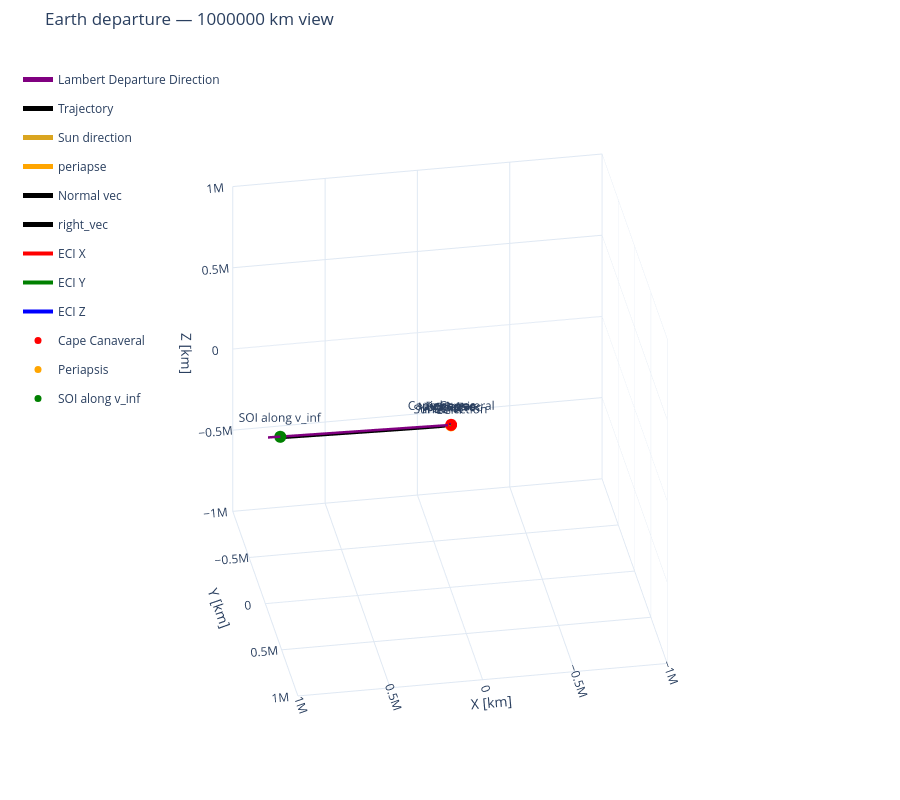

The notebook cell saved with this chart:
### Markdown cell above
## Visualization

### Code cell
# Translate by Earth's rv at each sample, then rotate HCI into ECI.
sun_direction_eci = ECI_from_HCI() @ (-mission["earth_rv_hci_km"][0, :3])


frames = [
    {
        "name": "ECI",
        "location": [0, 0, 0],
        "dcm_body_wrt_hci": np.eye(3),
        "length": 10000,
    },
    # {"name": "ECEF", "location": [0, 0, 0],
    #         "dcm_body_wrt_hci": dcm_ecef_wrt_eci, "length": 10000},  # just for visualization
]

vectors = [
    {
        "direction": sun_direction_eci,
        "length": 20000,
        "name": "Sun direction",
        "color": "goldenrod",
        "label": True,
    },
    {
        "direction": departure.r_p_eci,
        "length": 10000,
        "name": "periapse",
        "color": "orange",
        "label": True,
    },
    {
        "direction": departure.n_vec,
        "length": 10000,
        "name": "Normal vec",
        "color": "black",
        "label": True,
    },  # just for visualization
    {
        "direction": departure.right_vec,
        "length": 10000,
        "name": "right_vec",
        "color": "black",
        "label": True,
    },  # just for visualization
]

points = [
    {
        "name": "Cape Canaveral",
        "location": (departure.dcm_ecef_wrt_eci0.T @ r_cape_ecef_m) * M_TO_KM,
        "color": "red",
    },
    {"name": "Periapsis", "location": departure.r_p_eci * M_TO_KM, "color": "orange"},
    {
        "name": "SOI along v_inf",
        "location": earth_soi_km * unit(v_inf_eci_km),
        "color": "green",
    },
]

view_range = 1000000
fig_earth = plot_3d(
    [rv_sat_eci_km[:, 0:3], departure.rv_traj_eci_m[:, 0:3] * M_TO_KM],
    [mission["time_s"], departure.t_traj_s],
    labels=["Lambert Departure Direction", "Trajectory"],
    trace_colors=["purple", "black"],
    bodies={"name": "Earth", "radius": R_EARTH * M_TO_KM, "color": "royalblue"},
    frames=frames,
    vectors=vectors,
    points=points,
    title=f"Earth departure — {view_range} km view",
    units="km",
    azim=80,
    elev=30,
    show_end=False,
    show=False,
)
fig_earth.update_scenes(
    xaxis_range=[-view_range, view_range],  # km
    yaxis_range=[-view_range, view_range],  # km
    zaxis_range=[-view_range, view_range],  # km
)
fig_earth.show()

### Figure 1 — Plotly figure (JSON) as saved in the notebook; plotly's stock layout.template omitted (floating-point values rounded to 4 significant figures; data arrays with more than 128 entries replaced by an {"elided": "..."} marker saying what was removed)
{"data": [{"colorscale": [[0, "royalblue"], [1, "royalblue"]], "hoverinfo": "skip", "name": "Earth", "opacity": 0.7, "showlegend": false, "showscale": false, "type": "surface", "x": {"elided": "60x30 float values"}, "y": {"elided": "60x30 float values"}, "z": {"elided": "60x30 float values"}}, {"legendgroup": "Lambert Departure Direction", "line": {"color": "purple", "width": 5}, "mode": "lines", "name": "Lambert Departure Direction", "type": "scatter3d", "x": {"elided": "1936 float values"}, "y": {"elided": "1936 float values"}, "z": {"elided": "1936 float values"}}, {"legendgroup": "Trajectory", "line": {"color": "black", "width": 5}, "mode": "lines", "name": "Trajectory", "type": "scatter3d", "x": {"elided": "100000 float values"}, "y": {"elided": "100000 float values"}, "z": {"elided": "100000 float values"}}, {"legendgroup": "vector-3", "line": {"color": "goldenrod", "width": 5}, "mode": "lines+text", "name": "Sun direction", "text": ["", "Sun direction"], "textposition": "top center", "type": "scatter3d", "x": [0, 2506.0], "y": [0, 18210.0], "z": [0, 7891.0]}, {"anchor": "tip", "colorscale": [[0, "goldenrod"], [1, "goldenrod"]], "hoverinfo": "skip", "legendgroup": "vector-3", "name": "Sun direction arrowhead", "showlegend": false, "showscale": false, "sizemode": "absolute", "sizeref": 1200, "type": "cone", "u": [0.1253], "v": [0.9103], "w": [0.3946], "x": [2506.0], "y": [18210.0], "z": [7891.0]}, {"legendgroup": "vector-5", "line": {"color": "orange", "width": 5}, "mode": "lines+text", "name": "periapse", "text": ["", "periapse"], "textposition": "top center", "type": "scatter3d", "x": [0, -7869.0], "y": [0, -4142.0], "z": [0, -4575.0]}, {"anchor": "tip", "colorscale": [[0, "orange"], [1, "orange"]], "hoverinfo": "skip", "legendgroup": "vector-5", "name": "periapse arrowhead", "showlegend": false, "showscale": false, "sizemode": "absolute", "sizeref": 600, "type": "cone", "u": [-0.7869], "v": [-0.4142], "w": [-0.4575], "x": [-7869.0], "y": [-4142.0], "z": [-4575.0]}, {"legendgroup": "vector-7", "line": {"color": "black", "width": 5}, "mode": "lines+text", "name": "Normal vec", "text": ["", "Normal vec"], "textposition": "top center", "type": "scatter3d", "x": [0, 166.3], "y": [0, -7552.0], "z": [0, 6552.0]}, {"anchor": "tip", "colorscale": [[0, "black"], [1, "black"]], "hoverinfo": "skip", "legendgroup": "vector-7", "name": "Normal vec arrowhead", "showlegend": false, "showscale": false, "sizemode": "absolute", "sizeref": 600, "type": "cone", "u": [0.01663], "v": [-0.7552], "w": [0.6552], "x": [166.3], "y": [-7552.0], "z": [6552.0]}, {"legendgroup": "vector-9", "line": {"color": "black", "width": 5}, "mode": "lines+text", "name": "right_vec", "text": ["", "right_vec"], "textposition": "top center", "type": "scatter3d", "x": [0, -1080.0], "y": [0, 6502.0], "z": [0, 7521.0]}, {"anchor": "tip", "colorscale": [[0, "black"], [1, "black"]], "hoverinfo": "skip", "legendgroup": "vector-9", "name": "right_vec arrowhead", "showlegend": false, "showscale": false, "sizemode": "absolute", "sizeref": 600, "type": "cone", "u": [-0.108], "v": [0.6502], "w": [0.7521], "x": [-1080.0], "y": [6502.0], "z": [7521.0]}, {"legendgroup": "vector-11", "line": {"color": "red", "width": 4}, "mode": "lines+text", "name": "ECI X", "text": ["", "ECI X"], "textposition": "top center", "type": "scatter3d", "x": [0, 10000], "y": [0, 0], "z": [0, 0]}, {"anchor": "tip", "colorscale": [[0, "red"], [1, "red"]], "hoverinfo": "skip", "legendgroup": "vector-11", "name": "ECI X arrowhead", "showlegend": false, "showscale": false, "sizemode": "absolute", "sizeref": 600, "type": "cone", "u": [1], "v": [0], "w": [0], "x": [10000], "y": [0], "z": [0]}, {"legendgroup": "vector-13", "line": {"color": "green", "width": 4}, "mode": "lines+text", "name": "ECI Y", "text": ["", "ECI Y"], "textposition": "top center", "type": "scatter3d", "x": [0, 0], "y": [0, 10000], "z": [0, 0]}, {"anchor": "tip", "colorscale": [[0, "green"], [1, "green"]], "hoverinfo": "skip", "legendgroup": "vector-13", "name": "ECI Y arrowhead", "showlegend": false, "showscale": false, "sizemode": "absolute", "sizeref": 600, "type": "cone", "u": [0], "v": [1], "w": [0], "x": [0], "y": [10000], "z": [0]}, {"legendgroup": "vector-15", "line": {"color": "blue", "width": 4}, "mode": "lines+text", "name": "ECI Z", "text": ["", "ECI Z"], "textposition": "top center", "type": "scatter3d", "x": [0, 0], "y": [0, 0], "z": [0, 10000]}, {"anchor": "tip", "colorscale": [[0, "blue"], [1, "blue"]], "hoverinfo": "skip", "legendgroup": "vector-15", "name": "ECI Z arrowhead", "showlegend": false, "showscale": false, "sizemode": "absolute", "sizeref": 600, "type": "cone", "u": [0], "v": [0], "w": [1], "x": [0], "y": [0], "z": [10000]}, {"marker": {"color": "red", "size": 7, "symbol": "circle"}, "mode": "markers+text", "name": "Cape Canaveral", "text": ["Cape Canaveral"], "textposition": "top center", "type": "scatter3d", "x": [-4997.0], "y": [2529.0], "z": [3042.0]}, {"marker": {"color": "orange", "size": 7, "symbol": "circle"}, "mode": "markers+text", "name": "Periapsis", "text": ["Periapsis"], "textposition": "top center", "type": "scatter3d", "x": [-5255.0], "y": [-2766.0], "z": [-3055.0]}, {"marker": {"color": "green", "size": 7, "symbol": "circle"}, "mode": "markers+text", "name": "SOI along v_inf", "text": ["SOI along v_inf"], "textposition": "top center", "type": "scatter3d", "x": [933500.0], "y": [78190.0], "z": [66440.0]}], "layout": {"height": 800, "legend": {"bgcolor": "rgba(0,0,0,0)", "borderwidth": 0, "x": 0.02, "y": 0.98}, "margin": {"b": 0, "l": 0, "r": 0, "t": 50}, "scene": {"aspectmode": "cube", "camera": {"eye": {"x": 0.4512, "y": 2.559, "z": 1.5}, "projection": {"type": "orthographic"}, "up": {"x": 0, "y": 0, "z": 1}}, "xaxis": {"range": [-1000000, 1000000], "title": {"text": "X [km]"}}, "yaxis": {"range": [-1000000, 1000000], "title": {"text": "Y [km]"}}, "zaxis": {"range": [-1000000, 1000000], "title": {"text": "Z [km]"}}}, "title": {"text": "Earth departure — 1000000 km view"}}}
